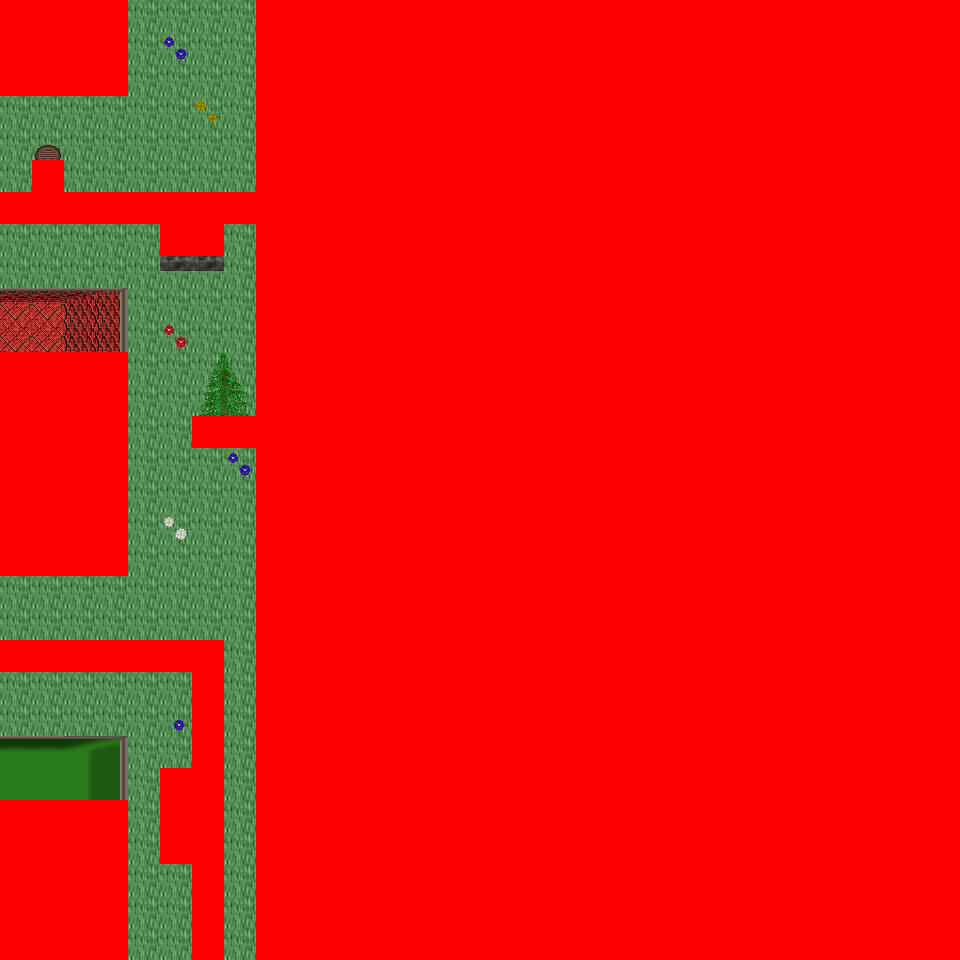

A level layout from a 2D game, rendered from its tile map. Below: a short description, then the map file with tile-grid data replaced by summaries:
An orthogonal 30x30 tile map with 32x32 px tiles, 6 tile layers (Ground, Object, Object2, Above, ...), 54 tilesets and 7 objects (7x mapchange).

<map version="1.0" orientation="orthogonal" renderorder="right-down" width="30" height="30" tilewidth="32" tileheight="32" nextobjectid="8">
  <tileset firstgid="1" name="tileset_logic_collision" tilewidth="32" tileheight="32" tilecount="1" columns="1">
    <image source="../drawable/tileset_logic_collision.png" width="32" height="32" />
  </tileset>
  <tileset firstgid="2" name="tileset_building_decoration_orbpedestal" tilewidth="32" tileheight="32" tilecount="2" columns="1">
    <image source="../drawable/tileset_building_decoration_orbpedestal.png" width="32" height="64" />
  </tileset>
  <tileset firstgid="4" name="tileset_building_decoration_chimney" tilewidth="32" tileheight="32" tilecount="2" columns="1">
    <image source="../drawable/tileset_building_decoration_chimney.png" width="32" height="64" />
  </tileset>
  <tileset firstgid="6" name="tileset_item_statue_fairypool" tilewidth="32" tileheight="32" tilecount="16" columns="2">
    <image source="../drawable/tileset_item_statue_fairypool.png" width="64" height="256" />
  </tileset>
  <tileset firstgid="22" name="tileset_building_decoration_stone_details" tilewidth="32" tileheight="32" tilecount="4" columns="2">
    <image source="../drawable/tileset_building_decoration_stone_details.png" width="64" height="64" />
  </tileset>
  <tileset firstgid="26" name="tileset_building_door_closed" tilewidth="32" tileheight="32" tilecount="1" columns="1">
    <image source="../drawable/tileset_building_door_closed.png" width="32" height="32" />
  </tileset>
  <tileset firstgid="27" name="tileset_building_door_door" tilewidth="32" tileheight="32" tilecount="6" columns="3">
    <image source="../drawable/tileset_building_door_door.png" width="96" height="64" />
  </tileset>
  <tileset firstgid="33" name="tileset_building_fence_fence_chunky" tilewidth="32" tileheight="32" tilecount="21" columns="3">
    <image source="../drawable/tileset_building_fence_fence_chunky.png" width="96" height="224" />
  </tileset>
  <tileset firstgid="54" name="tileset_building_roof_blue" tilewidth="32" tileheight="32" tilecount="20" columns="5">
    <image source="../drawable/tileset_building_roof_blue.png" width="160" height="128" />
  </tileset>
  <tileset firstgid="74" name="tileset_building_roof_green" tilewidth="32" tileheight="32" tilecount="20" columns="5">
    <image source="../drawable/tileset_building_roof_green.png" width="160" height="128" />
  </tileset>
  <tileset firstgid="94" name="tileset_building_roof_red" tilewidth="32" tileheight="32" tilecount="20" columns="5">
    <image source="../drawable/tileset_building_roof_red.png" width="160" height="128" />
  </tileset>
  <tileset firstgid="114" name="tileset_building_roof_red2" tilewidth="32" tileheight="32" tilecount="20" columns="5">
    <image source="../drawable/tileset_building_roof_red2.png" width="160" height="128" />
  </tileset>
  <tileset firstgid="134" name="tileset_building_roof_roof_borders" tilewidth="32" tileheight="32" tilecount="9" columns="3">
    <image source="../drawable/tileset_building_roof_roof_borders.png" width="96" height="96" />
  </tileset>
  <tileset firstgid="143" name="tileset_building_roof_yellow" tilewidth="32" tileheight="32" tilecount="20" columns="5">
    <image source="../drawable/tileset_building_roof_yellow.png" width="160" height="128" />
  </tileset>
  <tileset firstgid="163" name="tileset_building_window_window_long" tilewidth="32" tileheight="32" tilecount="3" columns="3">
    <image source="../drawable/tileset_building_window_window_long.png" width="96" height="32" />
  </tileset>
  <tileset firstgid="166" name="tileset_ground_cobbled_paving" tilewidth="32" tileheight="32" tilecount="1" columns="1">
    <image source="../drawable/tileset_ground_cobbled_paving.png" width="32" height="32" />
  </tileset>
  <tileset firstgid="167" name="tileset_ground_gravel" tilewidth="32" tileheight="32" tilecount="1" columns="1">
    <image source="../drawable/tileset_ground_gravel.png" width="32" height="32" />
  </tileset>
  <tileset firstgid="168" name="tileset_ground_stone_floors" tilewidth="32" tileheight="32" tilecount="6" columns="3">
    <image source="../drawable/tileset_ground_stone_floors.png" width="96" height="64" />
  </tileset>
  <tileset firstgid="174" name="tileset_ground_ground" tilewidth="32" tileheight="32" tilecount="33" columns="3">
    <image source="../drawable/tileset_ground_ground.png" width="96" height="352" />
  </tileset>
  <tileset firstgid="207" name="tileset_plant_bush_various_small" tilewidth="32" tileheight="32" tilecount="9" columns="3">
    <image source="../drawable/tileset_plant_bush_various_small.png" width="96" height="96" />
  </tileset>
  <tileset firstgid="216" name="tileset_plant_flower_daisy_blue" tilewidth="32" tileheight="32" tilecount="8" columns="2">
    <image source="../drawable/tileset_plant_flower_daisy_blue.png" width="64" height="128" />
  </tileset>
  <tileset firstgid="224" name="tileset_plant_flower_daisy_red" tilewidth="32" tileheight="32" tilecount="8" columns="2">
    <image source="../drawable/tileset_plant_flower_daisy_red.png" width="64" height="128" />
  </tileset>
  <tileset firstgid="232" name="tileset_plant_flower_daisy_white" tilewidth="32" tileheight="32" tilecount="8" columns="2">
    <image source="../drawable/tileset_plant_flower_daisy_white.png" width="64" height="128" />
  </tileset>
  <tileset firstgid="240" name="tileset_plant_flower_daisy_yellow" tilewidth="32" tileheight="32" tilecount="8" columns="2">
    <image source="../drawable/tileset_plant_flower_daisy_yellow.png" width="64" height="128" />
  </tileset>
  <tileset firstgid="248" name="tileset_plant_tree_spruce" tilewidth="32" tileheight="32" tilecount="6" columns="2">
    <image source="../drawable/tileset_plant_tree_spruce.png" width="64" height="96" />
  </tileset>
  <tileset firstgid="254" name="tileset_item_pot_pot_purple" tilewidth="32" tileheight="32" tilecount="1" columns="1">
    <image source="../drawable/tileset_item_pot_pot_purple.png" width="32" height="32" />
  </tileset>
  <tileset firstgid="255" name="tileset_item_pot_pot_tall" tilewidth="32" tileheight="32" tilecount="2" columns="1">
    <image source="../drawable/tileset_item_pot_pot_tall.png" width="32" height="64" />
  </tileset>
  <tileset firstgid="257" name="tileset_item_pot_small_barrel" tilewidth="32" tileheight="32" tilecount="2" columns="1">
    <image source="../drawable/tileset_item_pot_small_barrel.png" width="32" height="64" />
  </tileset>
  <tileset firstgid="259" name="tileset_item_postbox" tilewidth="32" tileheight="32" tilecount="4" columns="2">
    <image source="../drawable/tileset_item_postbox.png" width="64" height="64" />
  </tileset>
  <tileset firstgid="263" name="tileset_furniture_chair_wooden_pale" tilewidth="32" tileheight="32" tilecount="4" columns="2">
    <image source="../drawable/tileset_furniture_chair_wooden_pale.png" width="64" height="64" />
  </tileset>
  <tileset firstgid="267" name="tileset_furniture_table_wooden" tilewidth="32" tileheight="32" tilecount="1" columns="1">
    <image source="../drawable/tileset_furniture_table_wooden.png" width="32" height="32" />
  </tileset>
  <tileset firstgid="268" name="tileset_furniture_table_brick_base" tilewidth="32" tileheight="32" tilecount="3" columns="3">
    <image source="../drawable/tileset_furniture_table_brick_base.png" width="96" height="32" />
  </tileset>
  <tileset firstgid="271" name="tileset_furniture_light_iron_lamp" tilewidth="32" tileheight="32" tilecount="3" columns="1">
    <image source="../drawable/tileset_furniture_light_iron_lamp.png" width="32" height="96" />
  </tileset>
  <tileset firstgid="274" name="tileset_furniture_light_flames" tilewidth="32" tileheight="32" tilecount="6" columns="6">
    <image source="../drawable/tileset_furniture_light_flames.png" width="192" height="32" />
  </tileset>
  <tileset firstgid="280" name="tileset_furniture_sink_dark_side_on" tilewidth="32" tileheight="32" tilecount="6" columns="3">
    <image source="../drawable/tileset_furniture_sink_dark_side_on.png" width="96" height="64" />
  </tileset>
  <tileset firstgid="286" name="tileset_ground_grass_corners" tilewidth="32" tileheight="32" tilecount="24" columns="6">
    <image source="../drawable/tileset_ground_grass_corners.png" width="192" height="128" />
  </tileset>
  <tileset firstgid="310" name="tileset_ground_grass_edges" tilewidth="32" tileheight="32" tilecount="36" columns="12">
    <image source="../drawable/tileset_ground_grass_edges.png" width="384" height="96" />
  </tileset>
  <tileset firstgid="346" name="tileset_plant_tree_tree_fluffy" tilewidth="32" tileheight="32" tilecount="12" columns="4">
    <image source="../drawable/tileset_plant_tree_tree_fluffy.png" width="128" height="96" />
  </tileset>
  <tileset firstgid="358" name="tileset_ground_water_dungeon_water" tilewidth="32" tileheight="32" tilecount="30" columns="3">
    <image source="../drawable/tileset_ground_water_dungeon_water.png" width="96" height="320" />
  </tileset>
  <tileset firstgid="388" name="tileset_furniture_table_wooden_rectangular" tilewidth="32" tileheight="32" tilecount="9" columns="3">
    <image source="../drawable/tileset_furniture_table_wooden_rectangular.png" width="96" height="96" />
  </tileset>
  <tileset firstgid="397" name="tileset_item_statue_metal_and_stone" tilewidth="32" tileheight="32" tilecount="6" columns="3">
    <image source="../drawable/tileset_item_statue_metal_and_stone.png" width="96" height="64" />
  </tileset>
  <tileset firstgid="403" name="tileset_ground_fire_fire" tilewidth="32" tileheight="32" tilecount="27" columns="3">
    <image source="../drawable/tileset_ground_fire_fire.png" width="96" height="288" />
  </tileset>
  <tileset firstgid="430" name="tileset_furniture_table_bench" tilewidth="32" tileheight="32" tilecount="3" columns="3">
    <image source="../drawable/tileset_furniture_table_bench.png" width="96" height="32" />
  </tileset>
  <tileset firstgid="433" name="tileset_plant_bush_hosta" tilewidth="32" tileheight="32" tilecount="9" columns="3">
    <image source="../drawable/tileset_plant_bush_hosta.png" width="96" height="96" />
  </tileset>
  <tileset firstgid="442" name="tileset_plant_tree_tree_green" tilewidth="32" tileheight="32" tilecount="88" columns="8">
    <image source="../drawable/tileset_plant_tree_tree_green.png" width="256" height="352" />
  </tileset>
  <tileset firstgid="530" name="tileset_item_sign_large" tilewidth="32" tileheight="32" tilecount="15" columns="5">
    <image source="../drawable/tileset_item_sign_large.png" width="160" height="96" />
  </tileset>
  <tileset firstgid="545" name="tileset_building_wall_wall_brown" tilewidth="32" tileheight="32" tilecount="12" columns="3">
    <image source="../drawable/tileset_building_wall_wall_brown.png" width="96" height="128" />
  </tileset>
  <tileset firstgid="557" name="tileset_ground_green_paving_4" tilewidth="32" tileheight="32" tilecount="3" columns="3">
    <image source="../drawable/tileset_ground_green_paving_4.png" width="96" height="32" />
  </tileset>
  <tileset firstgid="560" name="tileset_item_swing" tilewidth="32" tileheight="32" tilecount="4" columns="2">
    <image source="../drawable/tileset_item_swing.png" width="64" height="64" />
  </tileset>
  <tileset firstgid="564" name="tileset_item_fishrods" tilewidth="32" tileheight="32" tilecount="12" columns="4">
    <image source="../drawable/tileset_item_fishrods.png" width="128" height="96" />
  </tileset>
  <tileset firstgid="576" name="tileset_building_decoration_numbers" tilewidth="32" tileheight="32" tilecount="20" columns="2">
    <image source="../drawable/tileset_building_decoration_numbers.png" width="64" height="320" />
  </tileset>
  <tileset firstgid="596" name="tileset_ground_green_paving" tilewidth="32" tileheight="32" tilecount="18" columns="3">
    <image source="../drawable/tileset_ground_green_paving.png" width="96" height="192" />
  </tileset>
  <tileset firstgid="614" name="tileset_item_huge_orb" tilewidth="32" tileheight="32" tilecount="16" columns="2">
    <image source="../drawable/tileset_item_huge_orb.png" width="64" height="256" />
  </tileset>
  <tileset firstgid="630" name="tileset_item_firewood" tilewidth="32" tileheight="32" tilecount="12" columns="3">
    <image source="../drawable/tileset_item_firewood.png" width="96" height="128" />
  </tileset>
  <layer name="Ground" width="30" height="30">
    <data>[900 cells, 900 non-empty, 7 distinct tile ids]</data>
  </layer>
  <layer name="Object" width="30" height="30">
    <data>[900 cells, 349 non-empty, 51 distinct tile ids]</data>
  </layer>
  <layer name="Object2" width="30" height="30">
    <data>[900 cells, 66 non-empty, 16 distinct tile ids]</data>
  </layer>
  <layer name="Above" width="30" height="30">
    <data>[900 cells, 214 non-empty, 93 distinct tile ids]</data>
  </layer>
  <layer name="Above2" width="30" height="30">
    <data>[900 cells, 31 non-empty, 6 distinct tile ids]</data>
  </layer>
  <layer name="Walkable" width="30" height="30">
    <data>[900 cells, 752 non-empty, 1 distinct tile ids]</data>
  </layer>
  <objectgroup name="MapEvents">
    <object id="1" name="north" type="mapchange" x="128" y="0" width="128" height="32">
      <properties>
        <property name="map" value="0_ados_mountain_n2_w2_x3_y3" />
        <property name="place" value="south" />
      </properties>
    </object>
    <object id="2" name="south" type="mapchange" x="128" y="928" width="64" height="32">
      <properties>
        <property name="map" value="0_fado_forest_s_x4_y4" />
        <property name="place" value="north" />
      </properties>
    </object>
    <object id="3" name="south2" type="mapchange" x="224" y="928" width="32" height="32">
      <properties>
        <property name="map" value="0_fado_forest_s_x4_y4" />
        <property name="place" value="north2" />
      </properties>
    </object>
    <object id="4" name="west" type="mapchange" x="0" y="96" width="32" height="96">
      <properties>
        <property name="map" value="0_ados_mountain_n2_w2_x2_y4" />
        <property name="place" value="east" />
      </properties>
    </object>
    <object id="5" name="west2" type="mapchange" x="0" y="224" width="32" height="128">
      <properties>
        <property name="map" value="0_ados_mountain_n2_w2_x2_y4" />
        <property name="place" value="east2" />
      </properties>
    </object>
    <object id="6" name="west3" type="mapchange" x="0" y="576" width="32" height="64">
      <properties>
        <property name="map" value="0_ados_mountain_n2_w2_x2_y4" />
        <property name="place" value="east3" />
      </properties>
    </object>
    <object id="7" name="west4" type="mapchange" x="0" y="672" width="32" height="128">
      <properties>
        <property name="map" value="0_ados_mountain_n2_w2_x2_y4" />
        <property name="place" value="east4" />
      </properties>
    </object>
  </objectgroup>
</map>
